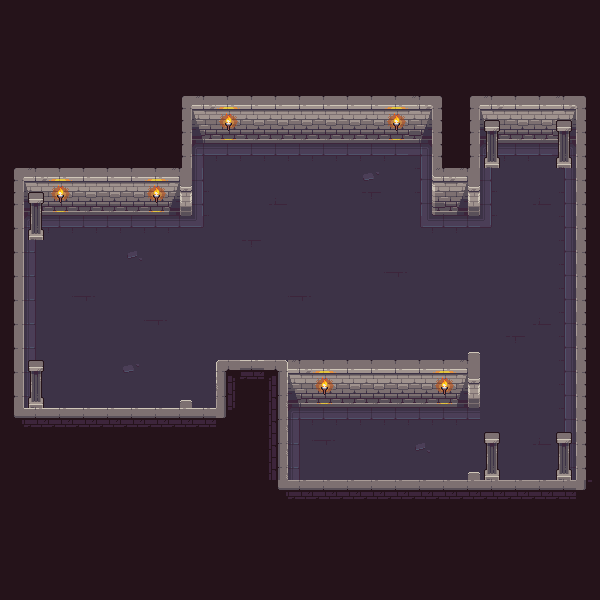

This is a level from a 2D game, rendered from its Tiled map with the project's own tilesets. A one-line summary and the map file follow, with tile-layer data summarised:
An orthogonal 25x25 tile map with 24x24 px tiles, 5 tile layers (background, floors, walls, torches, ...), 2 tilesets and 26 objects.

<map version="1.10" tiledversion="1.10.2" orientation="orthogonal" renderorder="right-down" width="25" height="25" tilewidth="24" tileheight="24" infinite="0" nextlayerid="9" nextobjectid="34">
 <tileset firstgid="1" source="../tsx/Dungeon_24x24.tsx" />
 <tileset firstgid="106" source="../tsx/decor.tsx" />
 <layer id="1" name="background" width="25" height="25">
  <data>[625 cells, 625 non-empty, 1 distinct tile ids]</data>
 </layer>
 <layer id="3" name="floors" width="25" height="25">
  <data>[625 cells, 240 non-empty, 13 distinct tile ids]</data>
 </layer>
 <layer id="2" name="walls" width="25" height="25">
  <data>[625 cells, 132 non-empty, 23 distinct tile ids]</data>
 </layer>
 <layer id="4" name="torches" width="25" height="25">
  <data>[625 cells, 12 non-empty, 2 distinct tile ids]</data>
 </layer>
 <layer id="7" name="pilars" width="25" height="25">
  <data>[625 cells, 12 non-empty, 2 distinct tile ids]</data>
 </layer>
 <objectgroup id="6" name="decorations">
  <object id="1" gid="113" x="204.667" y="180" width="24" height="24" />
  <object id="2" gid="133" x="74" y="204.667" width="24" height="24" />
  <object id="3" gid="133" x="120" y="204.667" width="24" height="24" />
  <object id="4" gid="126" x="290" y="132" width="24" height="24" />
  <object id="5" gid="133" x="336.667" y="132.667" width="24" height="24" />
  <object id="6" gid="140" x="516.667" y="132.667" width="24" height="24" />
  <object id="7" gid="114" x="300" y="476.667" width="24" height="24" />
  <object id="8" gid="107" x="441.333" y="476.667" width="24" height="24" />
  <object id="9" gid="108" x="372" y="398" width="24" height="24" />
  <object id="10" gid="2147483771" x="514.667" y="439.333" width="24" height="24" />
  <object id="12" gid="118" x="146" y="262" width="24" height="24" />
  <object id="13" gid="118" x="264" y="358" width="24" height="24" />
  <object id="14" gid="118" x="433.333" y="258.667" width="24" height="24" />
 </objectgroup>
 <objectgroup id="8" name="collisions">
  <object id="19" x="24" y="168" width="168" height="48" />
  <object id="20" x="0" y="168" width="24" height="264" />
  <object id="21" x="24" y="408" width="216" height="24" />
  <object id="22" x="216" y="360" width="24" height="48" />
  <object id="23" x="240" y="360" width="48" height="24" />
  <object id="26" x="288" y="360" width="192" height="48" />
  <object id="27" x="264" y="384" width="24" height="120" />
  <object id="28" x="288" y="480" width="312" height="24" />
  <object id="29" x="576" y="96" width="24" height="384" />
  <object id="30" x="480" y="96" width="96" height="24" />
  <object id="31" x="432" y="96" width="48" height="120" />
  <object id="32" x="192" y="96" width="240" height="48" />
  <object id="33" x="168" y="96" width="24" height="72" />
 </objectgroup>
</map>
